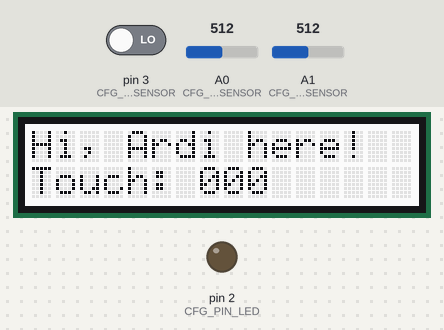
The sketch below on a simulated Arduino Uno, built with avr-gcc and run on an emulated ATmega328P. Parts: 16×2 character LCD, output pins drawn as LEDs (lit = HIGH). The test bench sets the inputs (shaded band); at power-on: A0 (CFG_PIN_ROTARY_SENSOR) = 512, A1 (CFG_PIN_LIGHT_SENSOR) = 512, pin 3 (CFG_PIN_TOUCH_SENSOR) LOW. What the sketch prints to the serial monitor is not drawn.

Above: at 7.3 s.
7.4 s: A0 (CFG_PIN_ROTARY_SENSOR) set to 306
At 8.4 s:
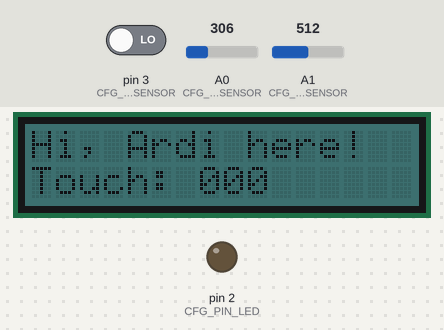
8.9 s: A1 (CFG_PIN_LIGHT_SENSOR) set to 491
At 9.3 s:
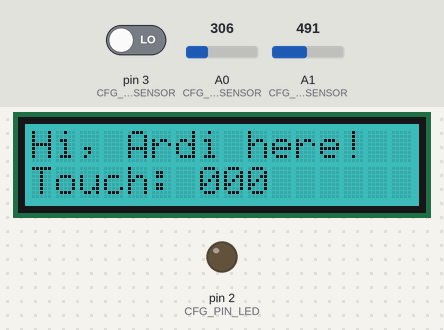
10.4 s: A0 (CFG_PIN_ROTARY_SENSOR) set to 90
At 10.8 s:
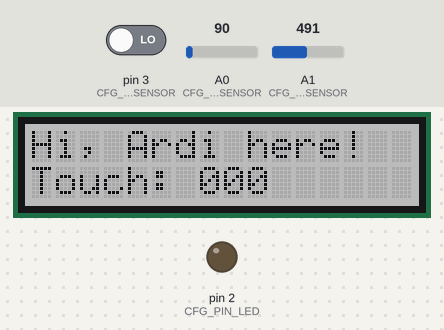
11.9 s: A0 (CFG_PIN_ROTARY_SENSOR) set to 510
At 12.9 s:
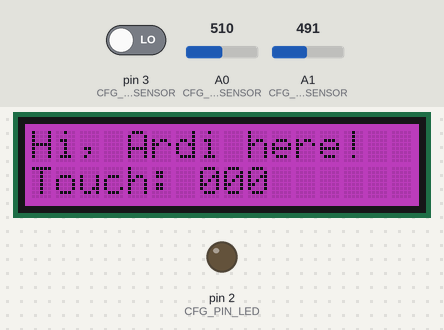
13.4 s: A1 (CFG_PIN_LIGHT_SENSOR) set to 510
At 13.8 s:
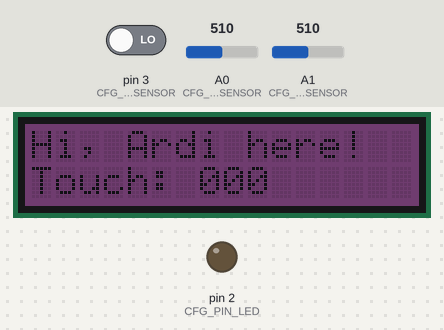
14.9 s: A1 (CFG_PIN_LIGHT_SENSOR) set to 240
At 15.9 s:
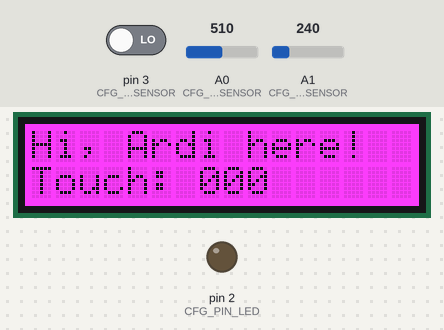
Timing chart, 0 to 17.4 s (numbered marks = the images above; inputs shaded):
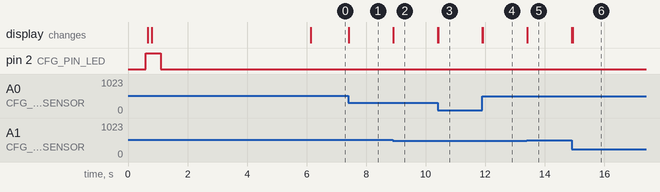

Measured:
- the behaviour switches between 501 and 500 on A1 (CFG_PIN_LIGHT_SENSOR) (found by bisection; images 1 and 2)
- after the input at 7.4 s, the display: first changes at once (image 1 shows a later state)
- after the input at 8.9 s, the display: changes at once (image 2)
- after the input at 10.4 s, the display: first changes at once (image 3 shows a later state)
- after the input at 11.9 s, the display: first changes at once (image 4 shows a later state)
- after the input at 13.4 s, the display: changes at once (image 5)
- after the input at 14.9 s, the display: first changes at once (image 6 shows a later state)

The sketch:

arduino-kids.ino
```cpp
// (licence header left out)
#include <Wire.h>
#include <rgb_lcd.h>


// Device to Board Connections and Settings
#define CFG_SERIAL_SPEED        115200  // Serial Port Speed
#define CFG_PIN_ROTARY_SENSOR       A0  // Grove Rotary A0
#define CFG_PIN_LIGHT_SENSOR        A1  // Grove Light  A1
#define CFG_PIN_LED                  2  // Grove LED    D2
#define CFG_PIN_TOUCH_SENSOR         3  // Grove Touch  D3
#define CFG_INIT_WAIT_TIME         100  // Amount of time to wait after initializing a sensor.

// Light Sensor "INPUT" Parameters - Light levels
#define LIGHT_THRESHOLD_HIGH       500
#define LIGHT_THRESHOLD_MED        250
#define LIGHT_THRESHOLD_LOW        100
#define LIGHT_SENSOR_LEVELS          3

// LED Light "OUTPUT" Parameters - LED brightness
#define LED_ON_HIGH                254
#define LED_ON_MED                 128
#define LED_ON_LOW                  75
#define LED_OFF                      0

// Touch Sensor "INPUT" Parameters - On / Off
#define TOUCH_ACTIVE                 1
#define TOUCH_INACTIVE               0
#define TOUCH_TICKLE_COUNT          20

// Color LCD Display Parameters
#define LCD_COLOR_VALUES             9
#define LCD_NUM_LINES                2
#define LCD_LINE_CHARACTERS         16

// Rotary Sensor "INPUT / OUTPUT" Lookup Table
unsigned long color_lookup[LCD_COLOR_VALUES] =
{
   0xFFFFFF,
   0x0000FF,
   0x00FFFF,
   0x00FF00,
   0xFF00FF,
   0xFFFF00,
   0xFFFF00,
   0xFF0000,
   0x000000
};

// Rotary "INPUT" Parameters
#define ROTARY_MAX_VALUE          1023
#define ROTARY_POSITION_RANGE       10
#define ROTARY_FULL_LEFT          (ROTARY_MAX_VALUE - ROTARY_POSITION_RANGE)
#define ROTARY_FULL_RIGHT          ROTARY_POSITION_RANGE
#define ROTARY_MIDDLE             (ROTARY_MAX_VALUE / 2) - (ROTARY_POSITION_RANGE / 2)

// Current System State Variables - these are updated regularly
unsigned long     total_run_time;
unsigned long     update_uart_time;
unsigned long     update_count_time;
unsigned long     update_text_time;
unsigned int      touch_count;
unsigned int      touch_value;
unsigned int      light_level;
unsigned int      rotary_position;
unsigned long     lcd_color;

// RGB Color LCD Display Device
rgb_lcd           lcd_hw;
byte              color_RED;
byte              color_GREEN;
byte              color_BLUE;
bool              rotary_changed;
bool              light_changed;
bool              touch_changed;

// Allocate memory for LCD display text
char              lcd_text[LCD_NUM_LINES][LCD_LINE_CHARACTERS + 1];

// Allocate memory for serial port printing using sprintf
char              text_buffer[80];

void setup()
{
    // Arduino Serial Port - for debug messages
    Serial.begin(CFG_SERIAL_SPEED);
    Serial.println("Setting up hardware devices...");
    delay(500);

    // Grove LED - Digital (turn on LED at init)
    Serial.println(" + setting up LED...");
    pinMode(CFG_PIN_LED, OUTPUT);
    delay(CFG_INIT_WAIT_TIME);
    digitalWrite(CFG_PIN_LED, LED_ON_HIGH);

    // Grove RGB Backlit LCD
    Serial.println(" + setting up the LCD display...");
    lcd_hw.begin(16, 2);
    delay(CFG_INIT_WAIT_TIME);
    lcd_hw.clear();

    // Put something on the display
    snprintf(lcd_text[0], LCD_LINE_CHARACTERS + 1, "!!ARDI ARDUINO!!");
    snprintf(lcd_text[1], LCD_LINE_CHARACTERS + 1, "**INITIALIZING**");
    lcd_update_display();

    // Grove Rotary Angle Sensor - Analog
    Serial.println(" + setting up the Rotary Angle Sensor...");
    pinMode(CFG_PIN_ROTARY_SENSOR, INPUT);
    delay(CFG_INIT_WAIT_TIME);
    rotary_position = analogRead(CFG_PIN_ROTARY_SENSOR);

    // Grove LED Light Sensor - Analog
    Serial.println(" + setting up the Light Sensor...");
    pinMode(CFG_PIN_LIGHT_SENSOR, INPUT);
    delay(CFG_INIT_WAIT_TIME);
    light_level = analogRead(CFG_PIN_LIGHT_SENSOR);

    // Grove Touch Sensor - Digital
    Serial.println(" + setting up the Touch Sensor...");
    pinMode(CFG_PIN_TOUCH_SENSOR, INPUT);
    delay(CFG_INIT_WAIT_TIME);
    touch_count = 0;

    // Actual init complete time
    snprintf(text_buffer, 80, " + init time: %d(ms)", millis());
    Serial.println(text_buffer);
    digitalWrite(CFG_PIN_LED, LED_OFF);

    // Delay so there's some indication of initialization doing something
    delay(5000);

    // Initialize timed variables
    update_uart_time  = 0;
    update_count_time = 0;
    total_run_time    = 0;
    update_text_time  = 10000UL;
    // end of setup

    Serial.println(" * hardware setup complete");
    digitalWrite(CFG_PIN_LED, LED_OFF);
}

#define NUM_SENSOR_SAMPLES    3
#define DELAY_BETWEEN_SAMPLES 1
void read_sensors()
{
    int          ii;
    unsigned int rotary_curr = 0;
    unsigned int light_curr  = 0;
    unsigned int touch_curr  = 0;

    // take a sample of values 3 times every 1 milli-second
    for (ii = 0; ii < NUM_SENSOR_SAMPLES; ii++)
    {
        // take a single sample of each sensor
        rotary_curr += analogRead(CFG_PIN_ROTARY_SENSOR);
        light_curr  += analogRead(CFG_PIN_LIGHT_SENSOR);
        touch_curr  += digitalRead(CFG_PIN_TOUCH_SENSOR);
        delay(DELAY_BETWEEN_SAMPLES);
    }

    // average the samples to avoid bouncing in the changes
    rotary_curr = (rotary_position + rotary_curr) / (NUM_SENSOR_SAMPLES + 1);
    light_curr  = (light_level + light_curr) / (NUM_SENSOR_SAMPLES + 1);
    touch_curr /= NUM_SENSOR_SAMPLES;

    // Check sensors for a change from the current values
    if (rotary_curr != rotary_position)
    {
        rotary_position = rotary_curr;
        rotary_changed  = true;
    }

    // Check if the light level changed
    if (light_curr != light_level)
    {
        light_level   = light_curr;
        light_changed = true;
    }

    // Check if there was a change to the touch sensor
    if (touch_curr != touch_value)
    {
        if ((touch_value == TOUCH_INACTIVE) && (touch_curr == TOUCH_ACTIVE))
        {
           // This is a new touch from the previous and we are now "active"
           // so increase the touch count.
           touch_count += 1;
        }

        touch_value   = touch_curr;
        touch_changed = true;
    }
}

void lcd_update_display()
{
    // send the first line of text to the LCD display
    lcd_hw.setCursor(0, 0);
    lcd_hw.print(lcd_text[0]);
    //delay(5);

    // send the second line of text to the LCD display
    lcd_hw.setCursor(0, 1);
    lcd_hw.print(lcd_text[1]);
    //delay(5);
}

void lcd_send_color(byte red, byte green, byte blue)
{
    byte light_adjust;

    // based on the light level, adjust the hue of the LCD display
    // color values, which "should" give the appearance of brightness
    // adjustment
    if (light_level > LIGHT_THRESHOLD_HIGH)
    {
        light_adjust = 0xBB;
    } else if (light_level > LIGHT_THRESHOLD_MED)
    {
       light_adjust = 0x55;
    } else
    {
        light_adjust = 0x00;
    }

    if (red != 0)   red   -= light_adjust;
    if (green != 0) green -= light_adjust;
    if (blue != 0)  blue  -= light_adjust;

    // program the LCD Display with the current color and adjust
    // for brightness by the light sensor adjustment value.
    lcd_hw.setRGB(red, green, blue);
}

void update_outputs()
{
    if (touch_changed)
    {
        // based on the touch sensor value blink the LED on or off and
        // count the number of times it transitions in 10 seconds.
        if (touch_value == 0)
        {
            digitalWrite(CFG_PIN_LED, LED_OFF);

        } else
        {
            digitalWrite(CFG_PIN_LED, LED_ON_HIGH);
        }
    }

    if (rotary_changed || light_changed)
    {
        int color_index;

        // based on the rotary position, determine which color value in
        // the color lookup table we will use for the LCD display color.
        color_index = rotary_position / (ROTARY_MAX_VALUE / LCD_COLOR_VALUES);
        lcd_color   = color_lookup[color_index];

        // convert the color lookup value to individul red, green and blue
        color_RED   = (lcd_color >> 16) & 0xFF;
        color_GREEN = (lcd_color >> 8) & 0xFF;
        color_BLUE  = lcd_color & 0xFF;
        lcd_send_color((byte)color_RED, (byte)color_GREEN, (byte)color_BLUE);
    }

//    if (touch_changed || rotary_changed)
//    {
//        snprintf(text_buffer, sizeof(text_buffer)-1, " + Rotary: %d, Light: %d, Touch: %d, R: %02X G: %02X B: %02X",
//                                                 rotary_position, light_level, touch_value,
//                                                 color_RED, color_GREEN, color_BLUE);
//        Serial.println(text_buffer);
//    }

    // clear our sensor detection flags.
    rotary_changed = false;
    light_changed  = false;
    touch_changed  = false;
}

void loop()
{
    unsigned long loop_time;
    unsigned long start_time  = millis();

    read_sensors();
    update_outputs();
    delay(10);

    // maintain time in milli-seconds that we've been running using
    // 32 bit integer and send a message to the serial port for debugging
    // and proof we are still running.
    loop_time         = millis() - start_time;
    total_run_time   += loop_time;
    update_uart_time += loop_time;
    update_text_time += loop_time;

    // update the LCD text display periodically; 1000 milli-seconds == 1 second
    if (update_text_time > 8000UL)
    {
        if (touch_count > TOUCH_TICKLE_COUNT)
        {
            snprintf(lcd_text[0], LCD_LINE_CHARACTERS + 1, "...that tickles!");
        } else
        {
            snprintf(lcd_text[0], LCD_LINE_CHARACTERS + 1, "Hi, Ardi here!  ");
        }
        snprintf(lcd_text[1], LCD_LINE_CHARACTERS + 1, "Touch: %03u      ", touch_count);
        lcd_update_display();
        update_text_time = 0;
        touch_count      = 0;
    }

    // update the serial port with status every 4s
    if (update_uart_time >= 4000UL)
    {
        snprintf(text_buffer, sizeof(text_buffer)-1, " + Rotary: %d, Light: %d, Touch: %d, R: %02X G: %02X B: %02X",
                                                 rotary_position, light_level, touch_value,
                                                 color_RED, color_GREEN, color_BLUE);
        Serial.println(text_buffer);
        update_uart_time = 0;
    }
}

/*********************************************************************************************************
  END FILE
*********************************************************************************************************/
```
